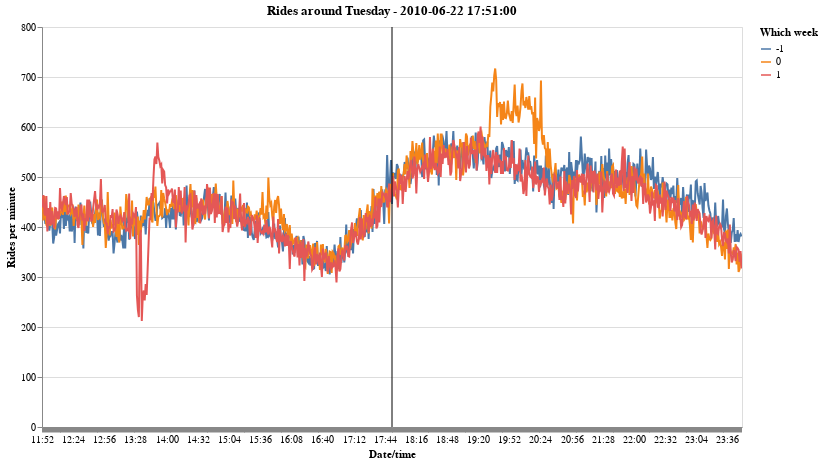

The notebook cell this image was saved under:
### Code cell
b = datetime(2010, 1, 17, 11, 51, 0)
b = datetime(2010, 1, 25, 6, 0, 0)

# nothing
b = datetime(2010, 3, 28, 19, 51, 0)
#nothing
b = datetime(2010, 3, 30, 2, 51, 0)
#nothing
b = datetime(2010, 4, 9, 0, 51, 0)
# nothing
b = datetime(2010, 4, 16, 18, 51, 0)
#maybe a bit later
b = datetime(2010, 4, 27, 10, 51, 0)

# spike soon after
b = datetime(2010, 5, 14, 9, 32, 0)
# spike soon after
b = datetime(2010, 5, 27, 17, 51, 0)
# elevated here after
b = datetime(2010, 6, 9, 9, 51, 0)
# small spike after
b = datetime(2010, 6, 10, 12, 51, 0)

# theres a little spike here
b = datetime(2010, 6, 17, 0, 10, 0)

# big spike
b = datetime(2010, 6, 22, 17, 51, 0)

# big spike
b = datetime(2010, 7, 13, 11, 13, 0)

#maybe? minimal
b = datetime(2010, 7, 14, 4, 51, 0)

#maybe
b = datetime(2010, 7, 14, 22, 10, 0)

# small jump
b = datetime(2010, 7, 19, 8, 5, 0)

#maybe
b = datetime(2010, 7, 23, 9, 51, 0)


b = datetime(2010, 6, 22, 17, 51, 0)

b = datetime(2010, 6, 9, 9, 51, 0)
def parse_weeks(x):
    if x < (b + timedelta(days=-.25)):
       return 'Week before'
    elif x > (b + timedelta(days=+.25)):
       return 'Week after'
    else:
       return 'Current week'


df_d = df[ \
      ((df['pickup_datetime'] >= (b + timedelta(days=-.25-7))) & (df['pickup_datetime'] < (b + timedelta(days=.25-7)))) \
      | ((df['pickup_datetime'] >= (b + timedelta(days=-.25))) & (df['pickup_datetime'] < (b + timedelta(days=.25)))) \
      | ((df['pickup_datetime'] >= (b + timedelta(days=-.25+7))) & (df['pickup_datetime'] < (b + timedelta(days=.25+7))))         
     ]

df_d = df_d.compute()

# https://stackoverflow.com/questions/3463930/how-to-round-the-minute-of-a-datetime-object
df_d['pickup_datetime_1min'] = df_d['pickup_datetime'].dt.round('1min')

df_3w = df_d.groupby('pickup_datetime_1min', as_index=False).agg({'vendor_id':'count'}).iloc[:,:]
df_3w['which_week'] = df_3w['pickup_datetime_1min'].apply(parse_weeks)

# https://stackoverflow.com/questions/31226142/python-pandas-delete-the-first-row-by-group
df_3wfl = df_3w.groupby('which_week').apply(lambda group: group.iloc[1:-1, :])
#df_3w.columns = ['pickup_datetime_1min', 'vendor_id', 'which_week2']

# https://thispointer.com/pandas-delete-last-column-of-dataframe-in-python/
df_3wfl = df_3wfl.iloc[: , :-1].reset_index()
del df_3wfl['level_1']

df_3wfl['sequence']=df_3wfl.groupby('which_week').cumcount()+1

#display(df_3wfl)


df_3wfl.to_parquet('./data/3wksWindow' + b.strftime('%Y-%m-%d') + '.parquet')
df_3wfl = pd.read_parquet('./data/3wksWindow' + b.strftime('%Y-%m-%d') + '.parquet', engine='fastparquet')




alt.data_transformers.disable_max_rows()

line = alt.Chart(pd.DataFrame({'x': [b]})).mark_rule().encode(x=alt.X('hoursminutes(x):O', title='') )

# https://altair-viz.github.io/user_guide/times_and_dates.html
rides = alt.Chart(df_3wfl, title="Rides around " + str(b.strftime('%A')) + ' - ' + str(b)).mark_line().encode(
    x=alt.X('hoursminutes(pickup_datetime_1min):O', title='Date/time'),        
    y=alt.Y('vendor_id:Q', title='Rides per minute'),
    color=alt.Color('which_week:N', title='Which week')
).properties(
width=700,
    height=400
).interactive()

rides+line
#     return line+rides

# plot3wksWindow(df, b)

### Figure 1 — Vega-Lite specification as saved in the notebook (floating-point values rounded to 4 significant figures; data arrays with more than 128 entries replaced by an {"elided": "..."} marker saying what was removed)
{"config": {"view": {"continuousWidth": 400, "continuousHeight": 300}}, "layer": [{"data": {"name": "data-8cb2a6b256682fa3177227829ba3e1bd"}, "mark": "line", "encoding": {"color": {"type": "nominal", "field": "which_week", "title": "Which week"}, "x": {"type": "ordinal", "field": "pickup_datetime_1min", "timeUnit": "hoursminutes", "title": "Date/time"}, "y": {"type": "quantitative", "field": "vendor_id", "title": "Rides per minute"}}, "height": 400, "selection": {"selector013": {"type": "interval", "bind": "scales", "encodings": ["x", "y"]}}, "title": "Rides around Tuesday - 2010-06-22 17:51:00", "width": 700}, {"data": {"name": "data-7aa2665e63c7c16d6a04c9a19ff5a3ce"}, "mark": "rule", "encoding": {"x": {"type": "ordinal", "field": "x", "timeUnit": "hoursminutes", "title": ""}}}], "$schema": "https://vega.github.io/schema/vega-lite/v4.8.1.json", "datasets": {"data-8cb2a6b256682fa3177227829ba3e1bd": {"elided": "2157 records"}, "data-7aa2665e63c7c16d6a04c9a19ff5a3ce": [{"x": "2010-06-22T17:51:00"}]}}
